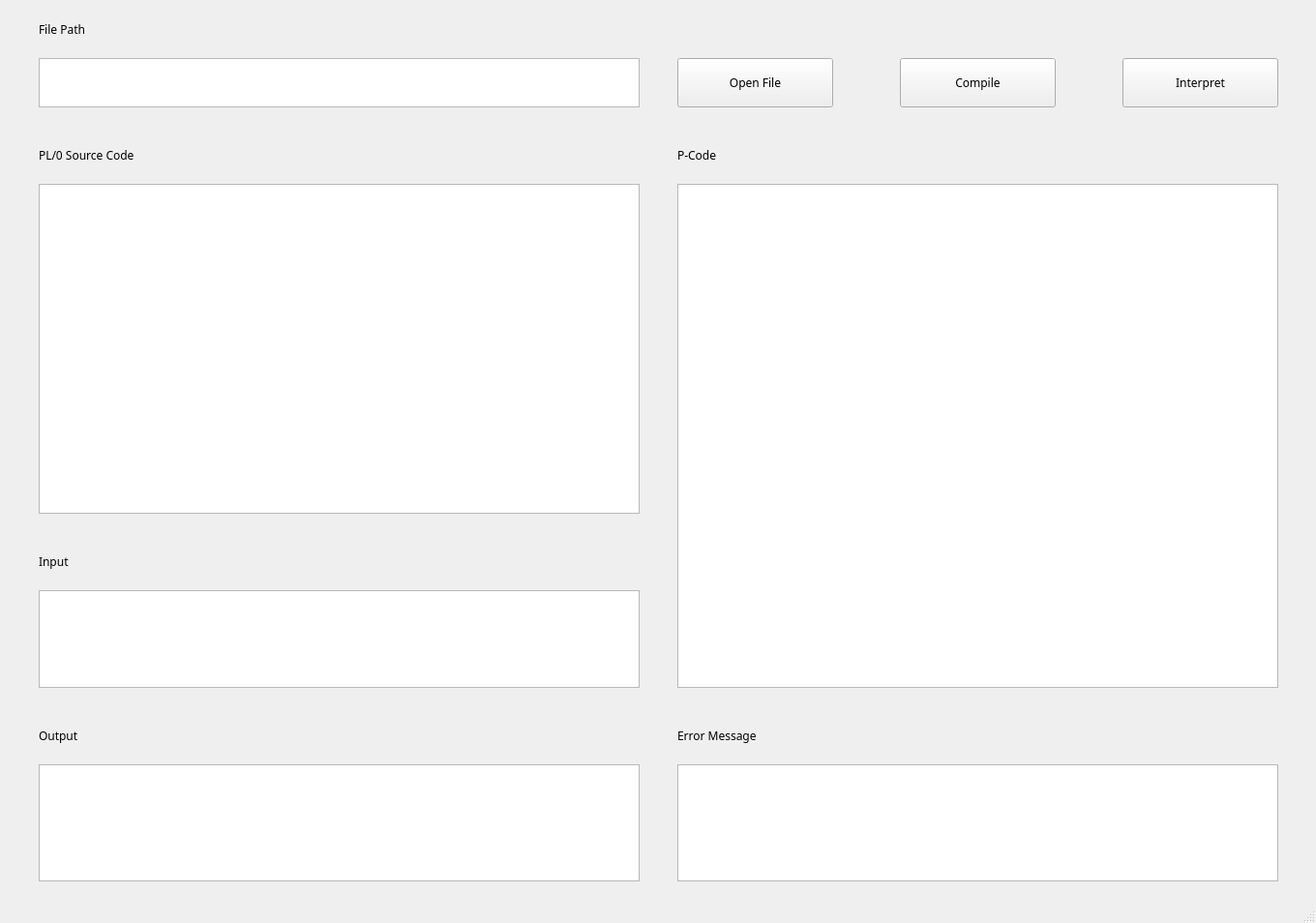
<?xml version="1.0" encoding="UTF-8"?>
<ui version="4.0">
 <class>MainWindow</class>
 <widget class="QMainWindow" name="MainWindow">
  <property name="geometry">
   <rect>
    <x>0</x>
    <y>0</y>
    <width>1360</width>
    <height>954</height>
   </rect>
  </property>
  <property name="windowTitle">
   <string>MainWindow</string>
  </property>
  <widget class="QWidget" name="centralWidget">
   <widget class="QPushButton" name="pushButton">
    <property name="geometry">
     <rect>
      <x>700</x>
      <y>60</y>
      <width>161</width>
      <height>51</height>
     </rect>
    </property>
    <property name="font">
     <font>
      <family>微软雅黑</family>
     </font>
    </property>
    <property name="text">
     <string>Open File</string>
    </property>
   </widget>
   <widget class="QLabel" name="label">
    <property name="geometry">
     <rect>
      <x>40</x>
      <y>10</y>
      <width>301</width>
      <height>41</height>
     </rect>
    </property>
    <property name="font">
     <font>
      <family>微软雅黑</family>
     </font>
    </property>
    <property name="text">
     <string>File Path</string>
    </property>
   </widget>
   <widget class="QTextBrowser" name="textBrowser">
    <property name="geometry">
     <rect>
      <x>40</x>
      <y>60</y>
      <width>621</width>
      <height>51</height>
     </rect>
    </property>
    <property name="font">
     <font>
      <family>Consolas</family>
     </font>
    </property>
   </widget>
   <widget class="QTextBrowser" name="textBrowser_2">
    <property name="geometry">
     <rect>
      <x>40</x>
      <y>190</y>
      <width>621</width>
      <height>341</height>
     </rect>
    </property>
    <property name="font">
     <font>
      <family>Consolas</family>
     </font>
    </property>
   </widget>
   <widget class="QLabel" name="label_2">
    <property name="geometry">
     <rect>
      <x>40</x>
      <y>140</y>
      <width>311</width>
      <height>41</height>
     </rect>
    </property>
    <property name="font">
     <font>
      <family>微软雅黑</family>
     </font>
    </property>
    <property name="text">
     <string>PL/0 Source Code</string>
    </property>
   </widget>
   <widget class="QPushButton" name="pushButton_2">
    <property name="geometry">
     <rect>
      <x>930</x>
      <y>60</y>
      <width>161</width>
      <height>51</height>
     </rect>
    </property>
    <property name="font">
     <font>
      <family>微软雅黑</family>
     </font>
    </property>
    <property name="text">
     <string>Compile</string>
    </property>
   </widget>
   <widget class="QPushButton" name="pushButton_3">
    <property name="geometry">
     <rect>
      <x>1160</x>
      <y>60</y>
      <width>161</width>
      <height>51</height>
     </rect>
    </property>
    <property name="font">
     <font>
      <family>微软雅黑</family>
     </font>
    </property>
    <property name="text">
     <string>Interpret</string>
    </property>
   </widget>
   <widget class="QTextBrowser" name="textBrowser_3">
    <property name="geometry">
     <rect>
      <x>700</x>
      <y>790</y>
      <width>621</width>
      <height>121</height>
     </rect>
    </property>
    <property name="font">
     <font>
      <family>Consolas</family>
     </font>
    </property>
   </widget>
   <widget class="QLabel" name="label_3">
    <property name="geometry">
     <rect>
      <x>700</x>
      <y>740</y>
      <width>321</width>
      <height>41</height>
     </rect>
    </property>
    <property name="font">
     <font>
      <family>微软雅黑</family>
     </font>
    </property>
    <property name="text">
     <string>Error Message</string>
    </property>
   </widget>
   <widget class="QLabel" name="label_4">
    <property name="geometry">
     <rect>
      <x>40</x>
      <y>560</y>
      <width>321</width>
      <height>41</height>
     </rect>
    </property>
    <property name="font">
     <font>
      <family>微软雅黑</family>
     </font>
    </property>
    <property name="text">
     <string>Input</string>
    </property>
   </widget>
   <widget class="QTextEdit" name="textEdit">
    <property name="geometry">
     <rect>
      <x>40</x>
      <y>610</y>
      <width>621</width>
      <height>101</height>
     </rect>
    </property>
    <property name="font">
     <font>
      <family>Consolas</family>
     </font>
    </property>
   </widget>
   <widget class="QTextBrowser" name="textBrowser_4">
    <property name="geometry">
     <rect>
      <x>40</x>
      <y>790</y>
      <width>621</width>
      <height>121</height>
     </rect>
    </property>
    <property name="font">
     <font>
      <family>Consolas</family>
     </font>
    </property>
   </widget>
   <widget class="QLabel" name="label_5">
    <property name="geometry">
     <rect>
      <x>40</x>
      <y>740</y>
      <width>321</width>
      <height>41</height>
     </rect>
    </property>
    <property name="font">
     <font>
      <family>微软雅黑</family>
     </font>
    </property>
    <property name="text">
     <string>Output</string>
    </property>
   </widget>
   <widget class="QLabel" name="label_6">
    <property name="geometry">
     <rect>
      <x>700</x>
      <y>140</y>
      <width>331</width>
      <height>41</height>
     </rect>
    </property>
    <property name="font">
     <font>
      <family>微软雅黑</family>
     </font>
    </property>
    <property name="text">
     <string>P-Code</string>
    </property>
   </widget>
   <widget class="QTableWidget" name="tableWidget">
    <property name="geometry">
     <rect>
      <x>700</x>
      <y>190</y>
      <width>621</width>
      <height>521</height>
     </rect>
    </property>
   </widget>
  </widget>
  <widget class="QMenuBar" name="menuBar">
   <property name="geometry">
    <rect>
     <x>0</x>
     <y>0</y>
     <width>1360</width>
     <height>21</height>
    </rect>
   </property>
  </widget>
  <widget class="QStatusBar" name="statusBar"/>
 </widget>
 <layoutdefault spacing="6" margin="11"/>
 <resources/>
 <connections/>
</ui>
